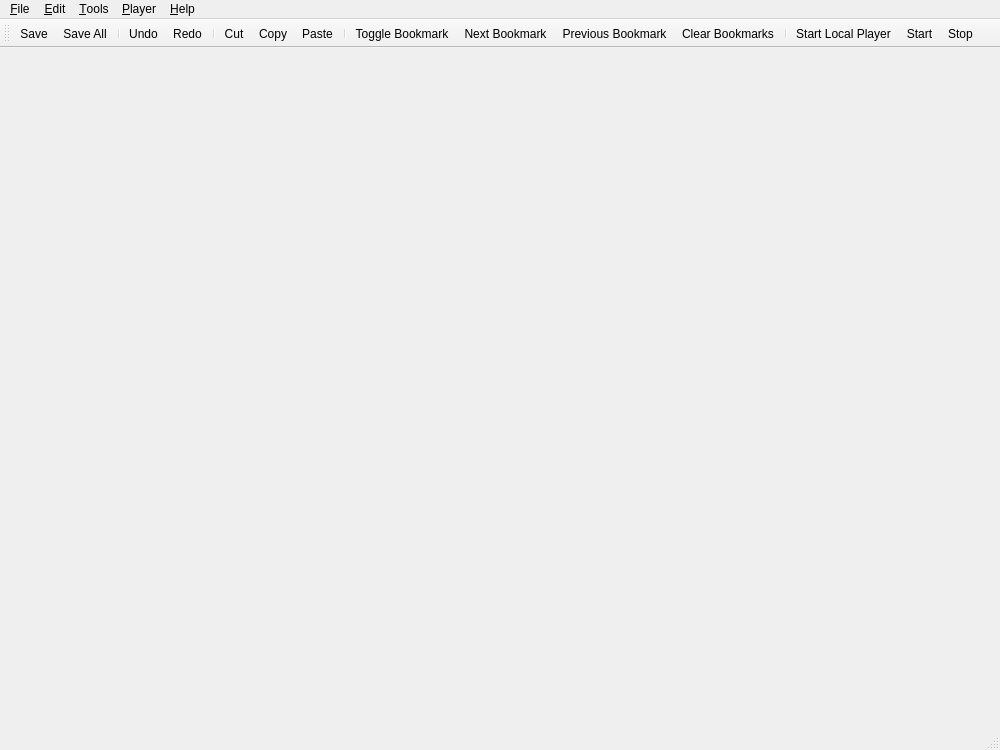
<?xml version="1.0" encoding="UTF-8"?>
<ui version="4.0">
 <class>MainWindowClass</class>
 <widget class="QMainWindow" name="MainWindowClass">
  <property name="geometry">
   <rect>
    <x>0</x>
    <y>0</y>
    <width>1000</width>
    <height>750</height>
   </rect>
  </property>
  <property name="windowTitle">
   <string>Gideros</string>
  </property>
  <property name="styleSheet">
   <string notr="true">/*
QSplitter::handle {
  background: #e8e8e8;
}

QMainWindow::separator {
  background: #e8e8e8;
}
*/</string>
  </property>
  <widget class="QWidget" name="centralWidget">
   <layout class="QHBoxLayout" name="horizontalLayout"/>
  </widget>
  <widget class="QMenuBar" name="menuBar">
   <property name="geometry">
    <rect>
     <x>0</x>
     <y>0</y>
     <width>1000</width>
     <height>26</height>
    </rect>
   </property>
   <widget class="QMenu" name="menuFile">
    <property name="title">
     <string>&amp;File</string>
    </property>
    <widget class="QMenu" name="menuRecent_Projects">
     <property name="title">
      <string>Recent Projects</string>
     </property>
     <addaction name="actionProject1"/>
     <addaction name="actionProject2"/>
     <addaction name="actionProject3"/>
     <addaction name="actionProject4"/>
     <addaction name="actionProject5"/>
     <addaction name="actionProject6"/>
     <addaction name="actionProject7"/>
     <addaction name="actionProject8"/>
     <addaction name="actionProject9"/>
     <addaction name="actionProject10"/>
     <addaction name="actionProject11"/>
     <addaction name="actionProject12"/>
     <addaction name="actionProject13"/>
     <addaction name="actionProject14"/>
     <addaction name="actionProject15"/>
    </widget>
    <addaction name="actionNew_Project"/>
    <addaction name="actionOpen_Project"/>
    <addaction name="menuRecent_Projects"/>
    <addaction name="actionClose_Project"/>
    <addaction name="separator"/>
    <addaction name="actionSave"/>
    <addaction name="actionSave_Project"/>
    <addaction name="actionSave_All"/>
    <addaction name="separator"/>
    <addaction name="actionExport_Project"/>
    <addaction name="separator"/>
    <addaction name="actionExit"/>
   </widget>
   <widget class="QMenu" name="menu_Edit">
    <property name="title">
     <string>&amp;Edit</string>
    </property>
    <addaction name="actionUndo"/>
    <addaction name="actionRedo"/>
    <addaction name="separator"/>
    <addaction name="actionCut"/>
    <addaction name="actionCopy"/>
    <addaction name="actionPaste"/>
    <addaction name="separator"/>
    <addaction name="actionFind"/>
    <addaction name="actionReplace"/>
    <addaction name="actionFind_Next"/>
    <addaction name="actionFind_Previous"/>
    <addaction name="separator"/>
    <addaction name="actionFind_in_Files"/>
    <addaction name="separator"/>
    <addaction name="actionGo_To_Line"/>
   </widget>
   <widget class="QMenu" name="menuCompile">
    <property name="title">
     <string>&amp;Tools</string>
    </property>
    <addaction name="actionCheck_Syntax"/>
    <addaction name="actionCheck_Syntax_All"/>
    <addaction name="actionClear_Output"/>
   </widget>
   <widget class="QMenu" name="menuPlayer">
    <property name="title">
     <string>&amp;Player</string>
    </property>
    <addaction name="actionStart_Player"/>
    <addaction name="actionStart"/>
    <addaction name="actionStop"/>
    <addaction name="separator"/>
    <addaction name="actionPlayer_Settings"/>
    <addaction name="actionLocalhostToggle"/>
   </widget>
   <widget class="QMenu" name="menuHelp">
    <property name="title">
     <string>&amp;Help</string>
    </property>
    <addaction name="actionDeveloper_Center"/>
    <addaction name="actionHelp_Support"/>
    <addaction name="actionAPI_Documentation"/>
    <addaction name="separator"/>
    <addaction name="actionAbout_Gideros_Studio"/>
   </widget>
   <addaction name="menuFile"/>
   <addaction name="menu_Edit"/>
   <addaction name="menuCompile"/>
   <addaction name="menuPlayer"/>
   <addaction name="menuHelp"/>
  </widget>
  <widget class="QToolBar" name="mainToolBar">
   <property name="windowTitle">
    <string>Toolbar</string>
   </property>
   <attribute name="toolBarArea">
    <enum>TopToolBarArea</enum>
   </attribute>
   <attribute name="toolBarBreak">
    <bool>false</bool>
   </attribute>
   <addaction name="actionSave"/>
   <addaction name="actionSave_All"/>
   <addaction name="separator"/>
   <addaction name="actionUndo"/>
   <addaction name="actionRedo"/>
   <addaction name="separator"/>
   <addaction name="actionCut"/>
   <addaction name="actionCopy"/>
   <addaction name="actionPaste"/>
   <addaction name="separator"/>
   <addaction name="actionToggle_Bookmark"/>
   <addaction name="actionNext_Bookmark"/>
   <addaction name="actionPrevious_Bookmark"/>
   <addaction name="actionClear_Bookmarks"/>
   <addaction name="separator"/>
   <addaction name="actionStart_Player"/>
   <addaction name="actionStart"/>
   <addaction name="actionStop"/>
  </widget>
  <widget class="QStatusBar" name="statusBar"/>
  <action name="actionNew_Project">
   <property name="text">
    <string>New Project..</string>
   </property>
   <property name="shortcut">
    <string>Ctrl+N</string>
   </property>
  </action>
  <action name="actionOpen_Project">
   <property name="text">
    <string>Open Project...</string>
   </property>
   <property name="shortcut">
    <string>Ctrl+O</string>
   </property>
  </action>
  <action name="actionClose_Project">
   <property name="text">
    <string>Close Project</string>
   </property>
  </action>
  <action name="actionSave_Project">
   <property name="text">
    <string>Save Project</string>
   </property>
  </action>
  <action name="actionFile_Associations">
   <property name="text">
    <string>File Associations...</string>
   </property>
  </action>
  <action name="actionStart">
   <property name="text">
    <string>Start</string>
   </property>
   <property name="toolTip">
    <string>Start</string>
   </property>
   <property name="shortcut">
    <string>Ctrl+R</string>
   </property>
  </action>
  <action name="actionStop">
   <property name="text">
    <string>Stop</string>
   </property>
   <property name="toolTip">
    <string>Stop</string>
   </property>
   <property name="shortcut">
    <string>Ctrl+Shift+R</string>
   </property>
  </action>
  <action name="actionStart_Player">
   <property name="text">
    <string>Start Local Player</string>
   </property>
   <property name="toolTip">
    <string>Starts Gideros Player.

When clicked, Gideros Player will start locally and show the 
IP addresses it binds to.</string>
   </property>
   <property name="shortcut">
    <string>Ctrl+Shift+P</string>
   </property>
  </action>
  <action name="actionNew">
   <property name="text">
    <string>New</string>
   </property>
  </action>
  <action name="actionOpen">
   <property name="text">
    <string>Open</string>
   </property>
  </action>
  <action name="actionSave">
   <property name="text">
    <string>Save</string>
   </property>
   <property name="shortcut">
    <string>Ctrl+S</string>
   </property>
  </action>
  <action name="actionSave_All">
   <property name="text">
    <string>Save All</string>
   </property>
   <property name="shortcut">
    <string>Ctrl+Shift+S</string>
   </property>
  </action>
  <action name="actionUndo">
   <property name="text">
    <string>Undo</string>
   </property>
   <property name="shortcut">
    <string>Ctrl+Z</string>
   </property>
  </action>
  <action name="actionRedo">
   <property name="text">
    <string>Redo</string>
   </property>
   <property name="shortcut">
    <string>Ctrl+Y</string>
   </property>
  </action>
  <action name="actionCut">
   <property name="text">
    <string>Cut</string>
   </property>
  </action>
  <action name="actionCopy">
   <property name="text">
    <string>Copy</string>
   </property>
  </action>
  <action name="actionPaste">
   <property name="text">
    <string>Paste</string>
   </property>
  </action>
  <action name="actionToggle_Bookmark">
   <property name="text">
    <string>Toggle Bookmark</string>
   </property>
   <property name="shortcut">
    <string>Ctrl+F2</string>
   </property>
  </action>
  <action name="actionNext_Bookmark">
   <property name="text">
    <string>Next Bookmark</string>
   </property>
   <property name="shortcut">
    <string>F2</string>
   </property>
  </action>
  <action name="actionPrevious_Bookmark">
   <property name="text">
    <string>Previous Bookmark</string>
   </property>
   <property name="shortcut">
    <string>Shift+F2</string>
   </property>
  </action>
  <action name="actionClear_Bookmarks">
   <property name="text">
    <string>Clear Bookmarks</string>
   </property>
  </action>
  <action name="actionCheck_Syntax">
   <property name="text">
    <string>Check Syntax</string>
   </property>
   <property name="shortcut">
    <string>Ctrl+Shift+B</string>
   </property>
  </action>
  <action name="actionCheck_Syntax_All">
   <property name="text">
    <string>Check Syntax All</string>
   </property>
   <property name="shortcut">
    <string>Ctrl+B</string>
   </property>
  </action>
  <action name="actionCancel">
   <property name="text">
    <string>Cancel</string>
   </property>
  </action>
  <action name="actionExit">
   <property name="text">
    <string>Exit</string>
   </property>
   <property name="shortcut">
    <string>Ctrl+Q</string>
   </property>
  </action>
  <action name="actionProject1">
   <property name="text">
    <string>project1</string>
   </property>
  </action>
  <action name="actionProject2">
   <property name="text">
    <string>project2</string>
   </property>
  </action>
  <action name="actionProject3">
   <property name="text">
    <string>project3</string>
   </property>
  </action>
  <action name="actionProject4">
   <property name="text">
    <string>project4</string>
   </property>
  </action>
  <action name="actionProject5">
   <property name="text">
    <string>project5</string>
   </property>
  </action>
  <action name="actionPlayer_Settings">
   <property name="text">
    <string>Player Settings...</string>
   </property>
   <property name="toolTip">
    <string>Opens the Gideros Player IP settings window.

Enter the IP address of the Gideros Player, as read 
on the screen. When Gideros Studio connects to
Gideros Player, Play button is enabled.</string>
   </property>
  </action>
  <action name="actionFind">
   <property name="text">
    <string>Find...</string>
   </property>
   <property name="shortcut">
    <string>Ctrl+F</string>
   </property>
  </action>
  <action name="actionReplace">
   <property name="text">
    <string>Replace...</string>
   </property>
   <property name="shortcut">
    <string>Ctrl+H</string>
   </property>
  </action>
  <action name="actionFind_Next">
   <property name="text">
    <string>Find Next</string>
   </property>
   <property name="shortcut">
    <string>F3</string>
   </property>
  </action>
  <action name="actionFind_Previous">
   <property name="text">
    <string>Find Previous</string>
   </property>
   <property name="shortcut">
    <string>Shift+F3</string>
   </property>
  </action>
  <action name="actionGo_To_Line">
   <property name="text">
    <string>Go To Line...</string>
   </property>
   <property name="toolTip">
    <string>Go To Line</string>
   </property>
   <property name="shortcut">
    <string>Ctrl+G</string>
   </property>
  </action>
  <action name="actionOutput_Panel">
   <property name="text">
    <string>Output Panel</string>
   </property>
  </action>
  <action name="actionLibrary_Manager">
   <property name="text">
    <string>Library Manager</string>
   </property>
  </action>
  <action name="actionExport_Project">
   <property name="text">
    <string>Export Project...</string>
   </property>
   <property name="toolTip">
    <string>Exports current project</string>
   </property>
   <property name="shortcut">
    <string>Ctrl+E</string>
   </property>
  </action>
  <action name="actionFind_in_Files">
   <property name="text">
    <string>Find in Files...</string>
   </property>
   <property name="shortcut">
    <string>Ctrl+Shift+F</string>
   </property>
  </action>
  <action name="actionPreview">
   <property name="text">
    <string>Preview</string>
   </property>
  </action>
  <action name="actionStart_Page">
   <property name="text">
    <string>Start Page</string>
   </property>
  </action>
  <action name="actionAbout_Gideros_Studio">
   <property name="text">
    <string>About Gideros Studio...</string>
   </property>
  </action>
  <action name="actionExport_Pack">
   <property name="text">
    <string>Export Pack...</string>
   </property>
  </action>
  <action name="actionDeveloper_Center">
   <property name="text">
    <string>Developer Center</string>
   </property>
  </action>
  <action name="actionHelp_Support">
   <property name="text">
    <string>Help &amp;&amp; Support</string>
   </property>
  </action>
  <action name="actionAPI_Documentation">
   <property name="text">
    <string>API Documentation</string>
   </property>
  </action>
  <action name="actionProject6">
   <property name="text">
    <string>project6</string>
   </property>
  </action>
  <action name="actionProject7">
   <property name="text">
    <string>project7</string>
   </property>
  </action>
  <action name="actionProject8">
   <property name="text">
    <string>project8</string>
   </property>
  </action>
  <action name="actionProject9">
   <property name="text">
    <string>project9</string>
   </property>
  </action>
  <action name="actionProject10">
   <property name="text">
    <string>project10</string>
   </property>
  </action>
  <action name="actionProject11">
   <property name="text">
    <string>project11</string>
   </property>
  </action>
  <action name="actionProject12">
   <property name="text">
    <string>project12</string>
   </property>
  </action>
  <action name="actionProject13">
   <property name="text">
    <string>project13</string>
   </property>
  </action>
  <action name="actionProject14">
   <property name="text">
    <string>project14</string>
   </property>
  </action>
  <action name="actionProject15">
   <property name="text">
    <string>project15</string>
   </property>
  </action>
  <action name="actionLocalhostToggle">
   <property name="checkable">
    <bool>true</bool>
   </property>
   <property name="text">
    <string>Localhost Toggle</string>
   </property>
   <property name="shortcut">
    <string>Ctrl+P</string>
   </property>
  </action>
  <action name="actionClear_Output">
   <property name="text">
    <string>Clear Output</string>
   </property>
   <property name="shortcut">
    <string>Ctrl+Shift+X</string>
   </property>
  </action>
 </widget>
 <layoutdefault spacing="6" margin="11"/>
 <resources/>
 <connections/>
</ui>
